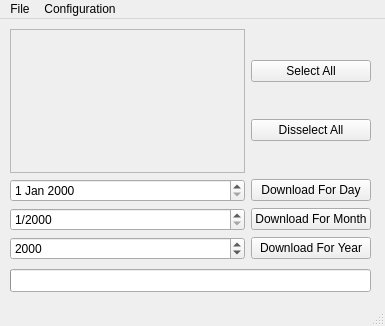
<?xml version="1.0" encoding="UTF-8"?>
<ui version="4.0">
 <class>MainWindow</class>
 <widget class="QMainWindow" name="MainWindow">
  <property name="geometry">
   <rect>
    <x>0</x>
    <y>0</y>
    <width>385</width>
    <height>326</height>
   </rect>
  </property>
  <property name="sizePolicy">
   <sizepolicy hsizetype="Fixed" vsizetype="Fixed">
    <horstretch>0</horstretch>
    <verstretch>0</verstretch>
   </sizepolicy>
  </property>
  <property name="minimumSize">
   <size>
    <width>385</width>
    <height>326</height>
   </size>
  </property>
  <property name="maximumSize">
   <size>
    <width>385</width>
    <height>326</height>
   </size>
  </property>
  <property name="windowTitle">
   <string>NTB Data Collection Automation</string>
  </property>
  <widget class="QWidget" name="centralwidget">
   <property name="sizePolicy">
    <sizepolicy hsizetype="Fixed" vsizetype="Fixed">
     <horstretch>0</horstretch>
     <verstretch>0</verstretch>
    </sizepolicy>
   </property>
   <widget class="QProgressBar" name="masterProgressBar">
    <property name="geometry">
     <rect>
      <x>10</x>
      <y>250</y>
      <width>361</width>
      <height>23</height>
     </rect>
    </property>
    <property name="value">
     <number>0</number>
    </property>
    <property name="textVisible">
     <bool>false</bool>
    </property>
    <property name="format">
     <string/>
    </property>
   </widget>
   <widget class="QWidget" name="gridLayoutWidget">
    <property name="geometry">
     <rect>
      <x>10</x>
      <y>10</y>
      <width>361</width>
      <height>231</height>
     </rect>
    </property>
    <layout class="QGridLayout" name="gridLayout_2">
     <item row="0" column="0">
      <widget class="QScrollArea" name="scrollArea">
       <property name="widgetResizable">
        <bool>true</bool>
       </property>
       <widget class="QWidget" name="scrollAreaWidgetContents">
        <property name="geometry">
         <rect>
          <x>0</x>
          <y>0</y>
          <width>244</width>
          <height>140</height>
         </rect>
        </property>
        <widget class="QWidget" name="verticalLayoutWidget">
         <property name="geometry">
          <rect>
           <x>-1</x>
           <y>-1</y>
           <width>251</width>
           <height>141</height>
          </rect>
         </property>
         <layout class="QVBoxLayout" name="verticalLayout">
          <property name="leftMargin">
           <number>6</number>
          </property>
          <property name="topMargin">
           <number>8</number>
          </property>
         </layout>
        </widget>
       </widget>
      </widget>
     </item>
     <item row="4" column="1">
      <widget class="QPushButton" name="pushButtonDownloadForDay">
       <property name="text">
        <string>Download For Day</string>
       </property>
      </widget>
     </item>
     <item row="5" column="1">
      <widget class="QPushButton" name="pushButtonDownloadForMonth">
       <property name="text">
        <string>Download For Month</string>
       </property>
      </widget>
     </item>
     <item row="4" column="0">
      <widget class="QDateEdit" name="daySelector"/>
     </item>
     <item row="6" column="1">
      <widget class="QPushButton" name="pushButtonDownloadForYear">
       <property name="text">
        <string>Download For Year</string>
       </property>
      </widget>
     </item>
     <item row="6" column="0">
      <widget class="QDateEdit" name="yearSelector">
       <property name="displayFormat">
        <string>yyyy</string>
       </property>
      </widget>
     </item>
     <item row="5" column="0">
      <widget class="QDateEdit" name="monthSelector">
       <property name="displayFormat">
        <string>M/yyyy</string>
       </property>
      </widget>
     </item>
     <item row="0" column="1">
      <layout class="QVBoxLayout" name="verticalLayout_2">
       <item>
        <widget class="QPushButton" name="pushButtonSelectAll">
         <property name="text">
          <string>Select All</string>
         </property>
        </widget>
       </item>
       <item>
        <widget class="QPushButton" name="pushButtonDisselectAll">
         <property name="text">
          <string>Disselect All</string>
         </property>
        </widget>
       </item>
      </layout>
     </item>
    </layout>
   </widget>
  </widget>
  <widget class="QMenuBar" name="menubar">
   <property name="geometry">
    <rect>
     <x>0</x>
     <y>0</y>
     <width>385</width>
     <height>21</height>
    </rect>
   </property>
   <widget class="QMenu" name="menuNTB_Datacollection_Automation">
    <property name="title">
     <string>File</string>
    </property>
   </widget>
   <widget class="QMenu" name="menuConfiguration">
    <property name="title">
     <string>Configuration</string>
    </property>
    <addaction name="openConfFileButton"/>
   </widget>
   <addaction name="menuNTB_Datacollection_Automation"/>
   <addaction name="menuConfiguration"/>
  </widget>
  <widget class="QStatusBar" name="statusbar"/>
  <action name="openConfFileButton">
   <property name="text">
    <string>Open Configuration File</string>
   </property>
  </action>
  <action name="actionQuit">
   <property name="text">
    <string>Quit</string>
   </property>
  </action>
  <action name="actionSetup_Scheduled_Task">
   <property name="text">
    <string>Setup Scheduled Task</string>
   </property>
  </action>
  <action name="actionReload_Configuration_File">
   <property name="text">
    <string>Reload Configuration File</string>
   </property>
  </action>
  <action name="openLogFileButton">
   <property name="text">
    <string>Open Log</string>
   </property>
  </action>
 </widget>
 <resources/>
 <connections/>
</ui>
